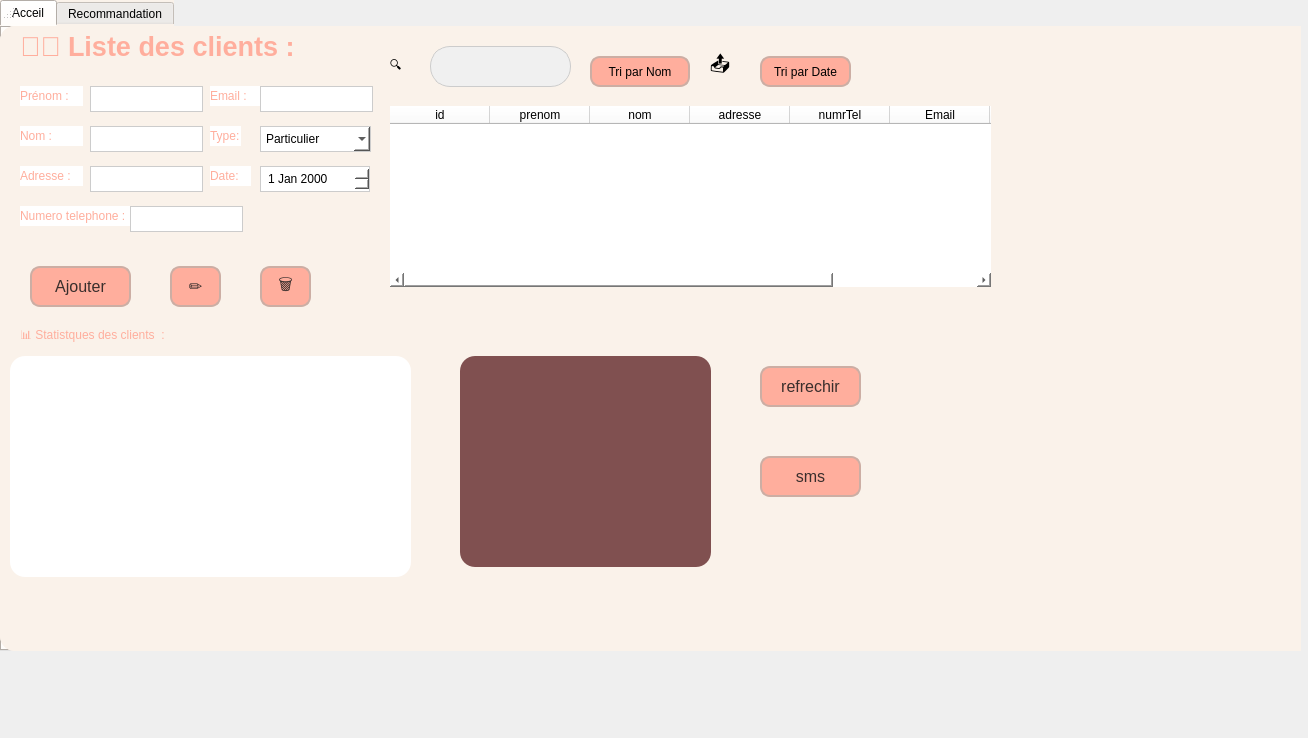
<?xml version="1.0" encoding="UTF-8"?>
<ui version="4.0">
 <class>ClientMainWindow</class>
 <widget class="QWidget" name="ClientMainWindow">
  <property name="enabled">
   <bool>true</bool>
  </property>
  <property name="geometry">
   <rect>
    <x>0</x>
    <y>0</y>
    <width>1308</width>
    <height>738</height>
   </rect>
  </property>
  <property name="windowTitle">
   <string>MainWindow</string>
  </property>
  <widget class="QWidget" name="centralwidget" native="true">
   <property name="geometry">
    <rect>
     <x>0</x>
     <y>0</y>
     <width>1301</width>
     <height>661</height>
    </rect>
   </property>
   <widget class="QTabWidget" name="tabWidget">
    <property name="geometry">
     <rect>
      <x>0</x>
      <y>0</y>
      <width>1321</width>
      <height>651</height>
     </rect>
    </property>
    <property name="styleSheet">
     <string notr="true">border-radius :15px;
background-color: #FAF2EA;
</string>
    </property>
    <property name="currentIndex">
     <number>0</number>
    </property>
    <widget class="QWidget" name="Acceil">
     <attribute name="title">
      <string>Acceil</string>
     </attribute>
     <widget class="QWidget" name="widget" native="true">
      <property name="enabled">
       <bool>true</bool>
      </property>
      <property name="geometry">
       <rect>
        <x>0</x>
        <y>0</y>
        <width>1231</width>
        <height>581</height>
       </rect>
      </property>
      <property name="styleSheet">
       <string notr="true">border-radius :15px;
background-color: #FAF2EA;
</string>
      </property>
      <widget class="QPushButton" name="supprimerButton">
       <property name="geometry">
        <rect>
         <x>260</x>
         <y>240</y>
         <width>51</width>
         <height>41</height>
        </rect>
       </property>
       <property name="styleSheet">
        <string notr="true">QPushButton {
    background-color: #FFAE9D; /* Fond rose */
    color: #392E2C; /* Texte foncé pour contraste */
    border: 2px solid #CCAEA4; /* Bordure douce en couleur taupe */
    border-radius: 10px; /* Coins arrondis */
    padding: 5px 5px;
    font-size: 16px;
}

QPushButton:hover {
    background-color: #B39188; /* Fond taupe au survol */
    border-color: #FFAE9D; /* Bordure rose au survol */
}

QPushButton:pressed {
    background-color: #392E2C; /* Fond foncé au clic */
    color: #FAF2EA; /* Texte clair */
    border-color: #B39188; /* Bordure taupe au clic */
}</string>
       </property>
       <property name="text">
        <string>🗑</string>
       </property>
      </widget>
      <widget class="QPushButton" name="modifierButton">
       <property name="geometry">
        <rect>
         <x>170</x>
         <y>240</y>
         <width>51</width>
         <height>41</height>
        </rect>
       </property>
       <property name="styleSheet">
        <string notr="true">QPushButton {
    background-color: #FFAE9D; /* Fond rose */
    color: #392E2C; /* Texte foncé pour contraste */
    border: 2px solid #CCAEA4; /* Bordure douce en couleur taupe */
    border-radius: 10px; /* Coins arrondis */
    padding: 5px 5px;
    font-size: 16px;
}

QPushButton:hover {
    background-color: #B39188; /* Fond taupe au survol */
    border-color: #FFAE9D; /* Bordure rose au survol */
}

QPushButton:pressed {
    background-color: #392E2C; /* Fond foncé au clic */
    color: #FAF2EA; /* Texte clair */
    border-color: #B39188; /* Bordure taupe au clic */
}</string>
       </property>
       <property name="text">
        <string>✏️</string>
       </property>
      </widget>
      <widget class="QPushButton" name="ajouterButton">
       <property name="geometry">
        <rect>
         <x>30</x>
         <y>240</y>
         <width>101</width>
         <height>41</height>
        </rect>
       </property>
       <property name="styleSheet">
        <string notr="true">QPushButton {
    background-color: #FFAE9D; /* Fond rose */
    color: #392E2C; /* Texte foncé pour contraste */
    border: 2px solid #CCAEA4; /* Bordure douce en couleur taupe */
    border-radius: 10px; /* Coins arrondis */
    padding: 5px 5px;
    font-size: 16px;
}

QPushButton:hover {
    background-color: #B39188; /* Fond taupe au survol */
    border-color: #FFAE9D; /* Bordure rose au survol */
}

QPushButton:pressed {
    background-color: #392E2C; /* Fond foncé au clic */
    color: #FAF2EA; /* Texte clair */
    border-color: #B39188; /* Bordure taupe au clic */
}</string>
       </property>
       <property name="text">
        <string>Ajouter</string>
       </property>
      </widget>
      <widget class="QListView" name="listView">
       <property name="enabled">
        <bool>true</bool>
       </property>
       <property name="geometry">
        <rect>
         <x>10</x>
         <y>50</y>
         <width>371</width>
         <height>171</height>
        </rect>
       </property>
       <property name="styleSheet">
        <string notr="true">background-color: rgb(255, 255, 255);
QListView {
    border: 2px solid black;
} 
QListWidget border: 2px solid blue;  </string>
       </property>
      </widget>
      <widget class="QLineEdit" name="searchFrame">
       <property name="geometry">
        <rect>
         <x>430</x>
         <y>20</y>
         <width>141</width>
         <height>41</height>
        </rect>
       </property>
       <property name="styleSheet">
        <string notr="true">QLineEdit {
    background-color: #f0f0f0;          /* Fond clair pour la barre de recherche */
    border: 1px solid #ccc;             /* Bordure grise */
    border-radius: 20px;                /* Coins arrondis */
    padding-left: 30px;                  /* Espace pour l'icône */
    font-size: 14px;                     /* Taille du texte */
}



</string>
       </property>
      </widget>
      <widget class="QLabel" name="label_9">
       <property name="geometry">
        <rect>
         <x>20</x>
         <y>0</y>
         <width>291</width>
         <height>41</height>
        </rect>
       </property>
       <property name="font">
        <font>
         <family>Segoe UI</family>
         <pointsize>20</pointsize>
         <italic>false</italic>
         <bold>true</bold>
        </font>
       </property>
       <property name="styleSheet">
        <string notr="true">QLabel{
	font: 700 20pt &quot;Segoe UI&quot;;
color: #FFAE9D;

}

</string>
       </property>
       <property name="text">
        <string>👨‍💼 Liste des clients : </string>
       </property>
      </widget>
      <widget class="QComboBox" name="typeClientComboBox">
       <property name="geometry">
        <rect>
         <x>260</x>
         <y>100</y>
         <width>111</width>
         <height>26</height>
        </rect>
       </property>
       <property name="styleSheet">
        <string notr="true">background-color: white; 
color: black; 
border: 1px solid #ccc; 
padding: 5px;</string>
       </property>
       <item>
        <property name="text">
         <string>Particulier</string>
        </property>
       </item>
       <item>
        <property name="text">
         <string>Entreprise</string>
        </property>
       </item>
      </widget>
      <widget class="QLabel" name="label_22">
       <property name="geometry">
        <rect>
         <x>210</x>
         <y>100</y>
         <width>31</width>
         <height>20</height>
        </rect>
       </property>
       <property name="styleSheet">
        <string notr="true">QLabel{
	font: 700 10pt &quot;Segoe UI&quot;;
color: #FFAE9D;
background-color: white; 
}

</string>
       </property>
       <property name="text">
        <string>Type:</string>
       </property>
      </widget>
      <widget class="QLabel" name="label_23">
       <property name="geometry">
        <rect>
         <x>210</x>
         <y>140</y>
         <width>41</width>
         <height>20</height>
        </rect>
       </property>
       <property name="styleSheet">
        <string notr="true">QLabel{
	font: 700 10pt &quot;Segoe UI&quot;;
color: #FFAE9D;
background-color: white; 
}

</string>
       </property>
       <property name="text">
        <string>Date:</string>
       </property>
      </widget>
      <widget class="QDateEdit" name="dateEdit">
       <property name="enabled">
        <bool>true</bool>
       </property>
       <property name="geometry">
        <rect>
         <x>260</x>
         <y>140</y>
         <width>110</width>
         <height>26</height>
        </rect>
       </property>
       <property name="styleSheet">
        <string notr="true">background-color: white; 
color: black; 
border: 1px solid #ccc; 
padding: 5px;
</string>
       </property>
      </widget>
      <widget class="QTableWidget" name="tableWidget">
       <property name="geometry">
        <rect>
         <x>390</x>
         <y>80</y>
         <width>601</width>
         <height>181</height>
        </rect>
       </property>
       <property name="styleSheet">
        <string notr="true">background-color: rgb(255, 255, 255);</string>
       </property>
       <column>
        <property name="text">
         <string>id</string>
        </property>
       </column>
       <column>
        <property name="text">
         <string>prenom</string>
        </property>
       </column>
       <column>
        <property name="text">
         <string>nom</string>
        </property>
       </column>
       <column>
        <property name="text">
         <string>adresse</string>
        </property>
       </column>
       <column>
        <property name="text">
         <string>numrTel</string>
        </property>
       </column>
       <column>
        <property name="text">
         <string>Email</string>
        </property>
       </column>
       <column>
        <property name="text">
         <string>Type</string>
        </property>
       </column>
       <column>
        <property name="text">
         <string>Date</string>
        </property>
       </column>
      </widget>
      <widget class="QLabel" name="searchIcon">
       <property name="enabled">
        <bool>true</bool>
       </property>
       <property name="geometry">
        <rect>
         <x>390</x>
         <y>20</y>
         <width>31</width>
         <height>41</height>
        </rect>
       </property>
       <property name="styleSheet">
        <string notr="true">
font: 14pt &quot;Segoe UI&quot;;
</string>
       </property>
       <property name="text">
        <string>🔍</string>
       </property>
      </widget>
      <widget class="QPushButton" name="triNomButton">
       <property name="geometry">
        <rect>
         <x>590</x>
         <y>30</y>
         <width>100</width>
         <height>31</height>
        </rect>
       </property>
       <property name="styleSheet">
        <string notr="true">QPushButton {
      background-color: #FFAE9D;
      border: 2px solid #CCAEA4;
      border-radius: 10px;
      padding: 5px;
    }
    QPushButton:hover {
      background-color: #B39188;
    }</string>
       </property>
       <property name="text">
        <string>Tri par Nom</string>
       </property>
      </widget>
      <widget class="QPushButton" name="triDateButton">
       <property name="geometry">
        <rect>
         <x>760</x>
         <y>30</y>
         <width>91</width>
         <height>31</height>
        </rect>
       </property>
       <property name="styleSheet">
        <string notr="true">QPushButton {
      background-color: #FFAE9D;
      border: 2px solid #CCAEA4;
      border-radius: 10px;
      padding: 5px;
    }
    QPushButton:hover {
      background-color: #B39188;
    }</string>
       </property>
       <property name="text">
        <string>Tri par Date</string>
       </property>
      </widget>
      <widget class="QLabel" name="label_20">
       <property name="geometry">
        <rect>
         <x>210</x>
         <y>60</y>
         <width>51</width>
         <height>20</height>
        </rect>
       </property>
       <property name="styleSheet">
        <string notr="true">QLabel{
	font: 700 10pt &quot;Segoe UI&quot;;
color: #FFAE9D;
background-color: white; 
}

</string>
       </property>
       <property name="text">
        <string>Email :</string>
       </property>
      </widget>
      <widget class="QPushButton" name="exportPdfButton">
       <property name="geometry">
        <rect>
         <x>700</x>
         <y>20</y>
         <width>40</width>
         <height>40</height>
        </rect>
       </property>
       <property name="toolTip">
        <string>Exporter en PDF</string>
       </property>
       <property name="styleSheet">
        <string notr="true">QPushButton {
    border: none;
    background: transparent;
    font-size: 20px;
}
QPushButton:hover {
    background-color: #FFAE9D;
    border-radius: 5px;
}</string>
       </property>
       <property name="text">
        <string>📤</string>
       </property>
      </widget>
      <widget class="QLineEdit" name="emailLineEdit">
       <property name="geometry">
        <rect>
         <x>260</x>
         <y>60</y>
         <width>113</width>
         <height>26</height>
        </rect>
       </property>
       <property name="styleSheet">
        <string notr="true">background-color: white; 
color: black; 
border: 1px solid #ccc; 
padding: 5px;</string>
       </property>
      </widget>
      <widget class="QLabel" name="label_10">
       <property name="geometry">
        <rect>
         <x>20</x>
         <y>290</y>
         <width>351</width>
         <height>41</height>
        </rect>
       </property>
       <property name="styleSheet">
        <string notr="true">QLabel{
	font: 700 20pt &quot;Segoe UI&quot;;
color: #FFAE9D;

}

</string>
       </property>
       <property name="text">
        <string>📊 Statistques des clients  :</string>
       </property>
      </widget>
      <widget class="QGraphicsView" name="graphicsView">
       <property name="geometry">
        <rect>
         <x>10</x>
         <y>330</y>
         <width>401</width>
         <height>221</height>
        </rect>
       </property>
       <property name="styleSheet">
        <string notr="true">background-color: rgb(255, 255, 255);</string>
       </property>
      </widget>
      <widget class="QTableView" name="tableView">
       <property name="geometry">
        <rect>
         <x>460</x>
         <y>330</y>
         <width>251</width>
         <height>211</height>
        </rect>
       </property>
       <property name="styleSheet">
        <string notr="true">background-color: rgb(128, 80, 80);</string>
       </property>
      </widget>
      <widget class="QPushButton" name="bsms">
       <property name="geometry">
        <rect>
         <x>760</x>
         <y>430</y>
         <width>101</width>
         <height>41</height>
        </rect>
       </property>
       <property name="styleSheet">
        <string notr="true">QPushButton {
    background-color: #FFAE9D; /* Fond rose */
    color: #392E2C; /* Texte foncé pour contraste */
    border: 2px solid #CCAEA4; /* Bordure douce en couleur taupe */
    border-radius: 10px; /* Coins arrondis */
    padding: 5px 5px;
    font-size: 16px;
}

QPushButton:hover {
    background-color: #B39188; /* Fond taupe au survol */
    border-color: #FFAE9D; /* Bordure rose au survol */
}

QPushButton:pressed {
    background-color: #392E2C; /* Fond foncé au clic */
    color: #FAF2EA; /* Texte clair */
    border-color: #B39188; /* Bordure taupe au clic */
}</string>
       </property>
       <property name="text">
        <string>sms</string>
       </property>
      </widget>
      <widget class="QPushButton" name="refresh">
       <property name="geometry">
        <rect>
         <x>760</x>
         <y>340</y>
         <width>101</width>
         <height>41</height>
        </rect>
       </property>
       <property name="styleSheet">
        <string notr="true">QPushButton {
    background-color: #FFAE9D; /* Fond rose */
    color: #392E2C; /* Texte foncé pour contraste */
    border: 2px solid #CCAEA4; /* Bordure douce en couleur taupe */
    border-radius: 10px; /* Coins arrondis */
    padding: 5px 5px;
    font-size: 16px;
}

QPushButton:hover {
    background-color: #B39188; /* Fond taupe au survol */
    border-color: #FFAE9D; /* Bordure rose au survol */
}

QPushButton:pressed {
    background-color: #392E2C; /* Fond foncé au clic */
    color: #FAF2EA; /* Texte clair */
    border-color: #B39188; /* Bordure taupe au clic */
}</string>
       </property>
       <property name="text">
        <string>refrechir</string>
       </property>
      </widget>
      <widget class="QLineEdit" name="prenomLineEdit">
       <property name="geometry">
        <rect>
         <x>90</x>
         <y>60</y>
         <width>113</width>
         <height>26</height>
        </rect>
       </property>
       <property name="styleSheet">
        <string notr="true">background-color: white; 
color: black; 
border: 1px solid #ccc; 
padding: 5px;</string>
       </property>
      </widget>
      <widget class="QLineEdit" name="adresseLineEdit">
       <property name="geometry">
        <rect>
         <x>90</x>
         <y>140</y>
         <width>113</width>
         <height>26</height>
        </rect>
       </property>
       <property name="styleSheet">
        <string notr="true">background-color: white; 
color: black; 
border: 1px solid #ccc; 
padding: 5px;</string>
       </property>
      </widget>
      <widget class="QLabel" name="label_17">
       <property name="geometry">
        <rect>
         <x>20</x>
         <y>100</y>
         <width>63</width>
         <height>20</height>
        </rect>
       </property>
       <property name="styleSheet">
        <string notr="true">QLabel{
	font: 700 10pt &quot;Segoe UI&quot;;
color: #FFAE9D;
background-color: white; 
}

</string>
       </property>
       <property name="text">
        <string>Nom :</string>
       </property>
      </widget>
      <widget class="QLabel" name="label_18">
       <property name="geometry">
        <rect>
         <x>20</x>
         <y>140</y>
         <width>63</width>
         <height>20</height>
        </rect>
       </property>
       <property name="styleSheet">
        <string notr="true">QLabel{
	font: 700 10pt &quot;Segoe UI&quot;;
color: #FFAE9D;
background-color: white; 
}

</string>
       </property>
       <property name="text">
        <string>Adresse :</string>
       </property>
      </widget>
      <widget class="QLineEdit" name="nomLineEdit">
       <property name="enabled">
        <bool>true</bool>
       </property>
       <property name="geometry">
        <rect>
         <x>90</x>
         <y>100</y>
         <width>113</width>
         <height>26</height>
        </rect>
       </property>
       <property name="styleSheet">
        <string notr="true">background-color: white; 
color: black; 
border: 1px solid #ccc; 
padding: 5px;</string>
       </property>
      </widget>
      <widget class="QLabel" name="label_14">
       <property name="geometry">
        <rect>
         <x>20</x>
         <y>60</y>
         <width>63</width>
         <height>20</height>
        </rect>
       </property>
       <property name="styleSheet">
        <string notr="true">QLabel{
	font: 700 10pt &quot;Segoe UI&quot;;
color: #FFAE9D;
background-color: white; 
}

</string>
       </property>
       <property name="text">
        <string>Prénom : </string>
       </property>
      </widget>
      <widget class="QLabel" name="label_19">
       <property name="geometry">
        <rect>
         <x>20</x>
         <y>180</y>
         <width>111</width>
         <height>20</height>
        </rect>
       </property>
       <property name="styleSheet">
        <string notr="true">QLabel{
	font: 700 10pt &quot;Segoe UI&quot;;
color: #FFAE9D;
background-color: white; 
}

</string>
       </property>
       <property name="text">
        <string>Numero telephone :</string>
       </property>
      </widget>
      <widget class="QLineEdit" name="telephoneLineEdit">
       <property name="geometry">
        <rect>
         <x>130</x>
         <y>180</y>
         <width>113</width>
         <height>26</height>
        </rect>
       </property>
       <property name="styleSheet">
        <string notr="true">background-color: white; 
color: black; 
border: 1px solid #ccc; 
padding: 5px;</string>
       </property>
      </widget>
     </widget>
    </widget>
    <widget class="QWidget" name="tab_2">
     <attribute name="title">
      <string>Recommandation</string>
     </attribute>
     <widget class="QWidget" name="widget_2" native="true">
      <property name="geometry">
       <rect>
        <x>0</x>
        <y>0</y>
        <width>1311</width>
        <height>611</height>
       </rect>
      </property>
      <widget class="QLabel" name="label_11">
       <property name="geometry">
        <rect>
         <x>560</x>
         <y>40</y>
         <width>211</width>
         <height>41</height>
        </rect>
       </property>
       <property name="styleSheet">
        <string notr="true">QLabel{
	font: 700 20pt &quot;Segoe UI&quot;;
color: #FFAE9D;

}

</string>
       </property>
       <property name="text">
        <string>&lt;html&gt;&lt;head/&gt;&lt;body&gt;&lt;p align=&quot;center&quot;&gt;&lt;span style=&quot; font-style:italic; text-decoration: underline;&quot;&gt;Votre plan : &lt;/span&gt;&lt;/p&gt;&lt;/body&gt;&lt;/html&gt;</string>
       </property>
      </widget>
      <widget class="QLabel" name="label_21">
       <property name="geometry">
        <rect>
         <x>20</x>
         <y>50</y>
         <width>63</width>
         <height>20</height>
        </rect>
       </property>
       <property name="text">
        <string>Budget:</string>
       </property>
      </widget>
      <widget class="QLabel" name="label_24">
       <property name="geometry">
        <rect>
         <x>20</x>
         <y>100</y>
         <width>101</width>
         <height>20</height>
        </rect>
       </property>
       <property name="text">
        <string>Type de plan :</string>
       </property>
      </widget>
      <widget class="QLabel" name="label_25">
       <property name="geometry">
        <rect>
         <x>20</x>
         <y>280</y>
         <width>63</width>
         <height>20</height>
        </rect>
       </property>
       <property name="text">
        <string>Garage : </string>
       </property>
      </widget>
      <widget class="QLabel" name="label_26">
       <property name="geometry">
        <rect>
         <x>20</x>
         <y>320</y>
         <width>63</width>
         <height>20</height>
        </rect>
       </property>
       <property name="text">
        <string>Jardin :</string>
       </property>
      </widget>
      <widget class="QCheckBox" name="garage">
       <property name="geometry">
        <rect>
         <x>90</x>
         <y>280</y>
         <width>91</width>
         <height>24</height>
        </rect>
       </property>
       <property name="text">
        <string/>
       </property>
      </widget>
      <widget class="QCheckBox" name="jardin">
       <property name="geometry">
        <rect>
         <x>90</x>
         <y>320</y>
         <width>91</width>
         <height>24</height>
        </rect>
       </property>
       <property name="text">
        <string/>
       </property>
      </widget>
      <widget class="QLabel" name="label_27">
       <property name="geometry">
        <rect>
         <x>20</x>
         <y>370</y>
         <width>63</width>
         <height>20</height>
        </rect>
       </property>
       <property name="text">
        <string>Picine :</string>
       </property>
      </widget>
      <widget class="QCheckBox" name="picine">
       <property name="geometry">
        <rect>
         <x>90</x>
         <y>370</y>
         <width>91</width>
         <height>24</height>
        </rect>
       </property>
       <property name="text">
        <string/>
       </property>
      </widget>
      <widget class="QComboBox" name="comboBox_type">
       <property name="geometry">
        <rect>
         <x>120</x>
         <y>100</y>
         <width>76</width>
         <height>26</height>
        </rect>
       </property>
       <item>
        <property name="text">
         <string>Maison</string>
        </property>
       </item>
       <item>
        <property name="text">
         <string>Villa</string>
        </property>
       </item>
       <item>
        <property name="text">
         <string>Ecole</string>
        </property>
       </item>
       <item>
        <property name="text">
         <string>Bureau</string>
        </property>
       </item>
      </widget>
      <widget class="QLabel" name="label_29">
       <property name="geometry">
        <rect>
         <x>90</x>
         <y>220</y>
         <width>261</width>
         <height>51</height>
        </rect>
       </property>
       <property name="text">
        <string>&lt;html&gt;&lt;head/&gt;&lt;body&gt;&lt;p align=&quot;center&quot;&gt;&lt;span style=&quot; font-size:16pt; font-weight:700; font-style:italic; text-decoration: underline; color:#e69382;&quot;&gt;Plus détails:&lt;/span&gt;&lt;/p&gt;&lt;/body&gt;&lt;/html&gt;</string>
       </property>
      </widget>
      <widget class="QSpinBox" name="spinBox_budgetMin">
       <property name="geometry">
        <rect>
         <x>80</x>
         <y>50</y>
         <width>42</width>
         <height>22</height>
        </rect>
       </property>
      </widget>
      <widget class="QSpinBox" name="spinBox_budgetMax">
       <property name="geometry">
        <rect>
         <x>150</x>
         <y>50</y>
         <width>42</width>
         <height>22</height>
        </rect>
       </property>
      </widget>
      <widget class="QSpinBox" name="spinBox_chambreslab">
       <property name="geometry">
        <rect>
         <x>120</x>
         <y>200</y>
         <width>42</width>
         <height>22</height>
        </rect>
       </property>
      </widget>
      <widget class="QLabel" name="label">
       <property name="geometry">
        <rect>
         <x>20</x>
         <y>200</y>
         <width>81</width>
         <height>16</height>
        </rect>
       </property>
       <property name="text">
        <string>NB chamber</string>
       </property>
      </widget>
      <widget class="QLabel" name="label_8">
       <property name="geometry">
        <rect>
         <x>130</x>
         <y>380</y>
         <width>191</width>
         <height>61</height>
        </rect>
       </property>
       <property name="text">
        <string>&lt;html&gt;&lt;head/&gt;&lt;body&gt;&lt;p align=&quot;center&quot;&gt;&lt;span style=&quot; font-size:20pt; font-weight:700; font-style:italic; text-decoration: underline; color:#e69382;&quot;&gt;Option : &lt;/span&gt;&lt;/p&gt;&lt;/body&gt;&lt;/html&gt;</string>
       </property>
      </widget>
      <widget class="QLabel" name="label_2">
       <property name="geometry">
        <rect>
         <x>30</x>
         <y>460</y>
         <width>91</width>
         <height>21</height>
        </rect>
       </property>
       <property name="text">
        <string>nb de cuisin:</string>
       </property>
      </widget>
      <widget class="QLabel" name="label_3">
       <property name="geometry">
        <rect>
         <x>30</x>
         <y>500</y>
         <width>81</width>
         <height>16</height>
        </rect>
       </property>
       <property name="text">
        <string>nb salle d'eau:</string>
       </property>
      </widget>
      <widget class="QLabel" name="label_4">
       <property name="geometry">
        <rect>
         <x>30</x>
         <y>540</y>
         <width>101</width>
         <height>16</height>
        </rect>
       </property>
       <property name="text">
        <string>nb de sallon:</string>
       </property>
      </widget>
      <widget class="QSpinBox" name="spinBox_cuisines">
       <property name="geometry">
        <rect>
         <x>120</x>
         <y>460</y>
         <width>42</width>
         <height>22</height>
        </rect>
       </property>
      </widget>
      <widget class="QSpinBox" name="spinBox_sdb">
       <property name="geometry">
        <rect>
         <x>120</x>
         <y>500</y>
         <width>42</width>
         <height>22</height>
        </rect>
       </property>
      </widget>
      <widget class="QSpinBox" name="spinBox_s">
       <property name="geometry">
        <rect>
         <x>120</x>
         <y>540</y>
         <width>42</width>
         <height>22</height>
        </rect>
       </property>
      </widget>
      <widget class="QGraphicsView" name="graphicsView_3D">
       <property name="geometry">
        <rect>
         <x>450</x>
         <y>100</y>
         <width>401</width>
         <height>351</height>
        </rect>
       </property>
       <property name="styleSheet">
        <string notr="true">background-color: rgb(255, 255, 255);</string>
       </property>
      </widget>
      <widget class="QComboBox" name="comboBox">
       <property name="geometry">
        <rect>
         <x>110</x>
         <y>140</y>
         <width>91</width>
         <height>22</height>
        </rect>
       </property>
       <item>
        <property name="text">
         <string>Traditionelle</string>
        </property>
       </item>
       <item>
        <property name="text">
         <string>moderne</string>
        </property>
       </item>
      </widget>
      <widget class="QLabel" name="label_5">
       <property name="geometry">
        <rect>
         <x>30</x>
         <y>140</y>
         <width>49</width>
         <height>16</height>
        </rect>
       </property>
       <property name="text">
        <string>Style</string>
       </property>
      </widget>
      <widget class="QPushButton" name="pushButton_generate">
       <property name="geometry">
        <rect>
         <x>580</x>
         <y>470</y>
         <width>171</width>
         <height>41</height>
        </rect>
       </property>
       <property name="styleSheet">
        <string notr="true">background-color: rgb(255, 255, 255);</string>
       </property>
       <property name="text">
        <string>Recommandation IA</string>
       </property>
      </widget>
     </widget>
    </widget>
   </widget>
  </widget>
  <widget class="QStatusBar" name="statusbar">
   <property name="geometry">
    <rect>
     <x>-4</x>
     <y>0</y>
     <width>20</width>
     <height>20</height>
    </rect>
   </property>
  </widget>
 </widget>
 <resources/>
 <connections/>
</ui>
